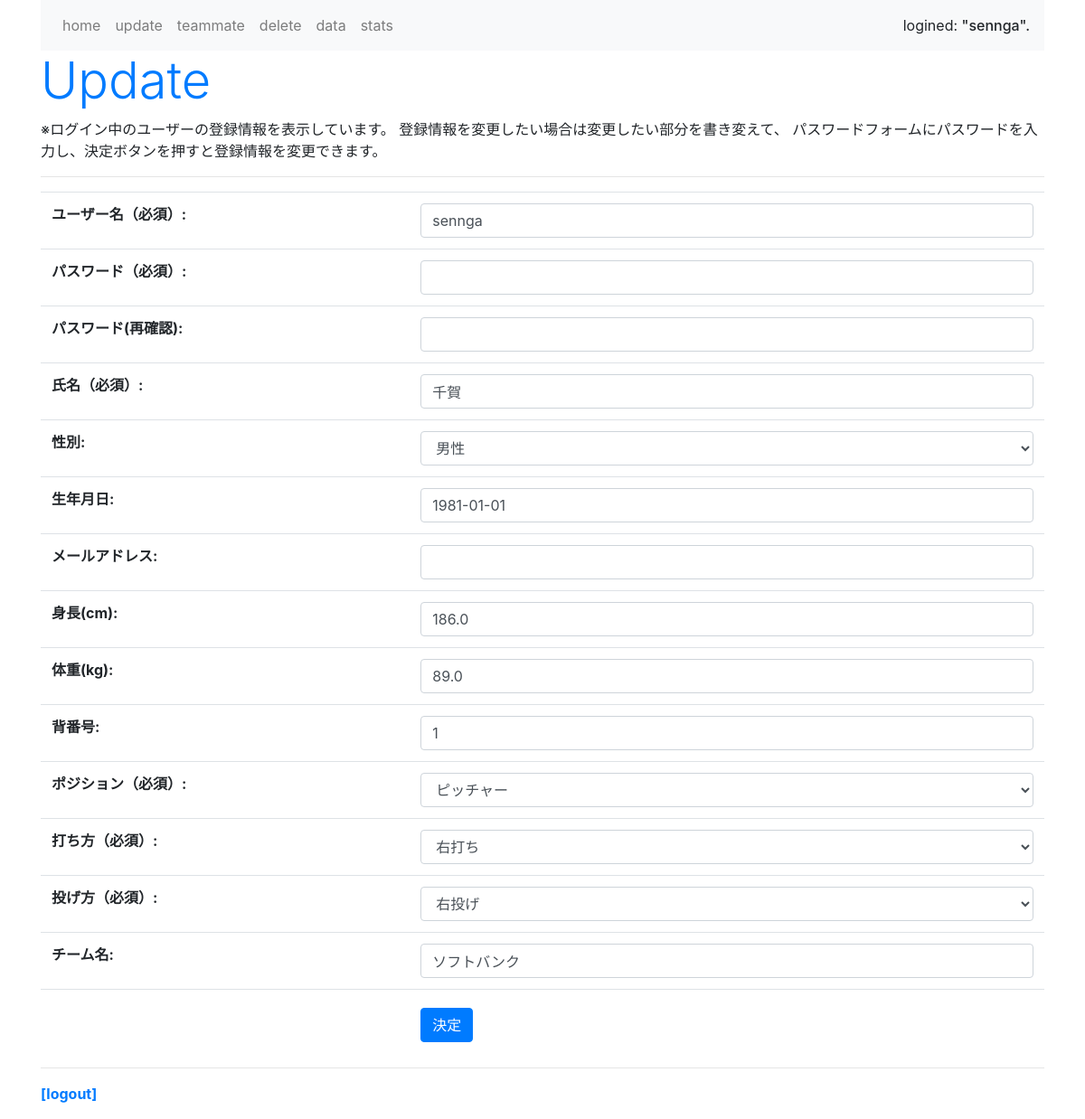
Screenshot of /update/24 (signed in) with the database file from the repository.
### baseball_app/models.py (models this page shows, shortened)
class Profile(models.Model):
    GENDER_CHOICES = (
        ('man', '男性'),
        ('woman', '女性'),
        ('other', 'その他'),
    )
    POSITION_CHOICES = (
        ('picher', 'ピッチャー'),
        ('catcher', 'キャッチャー'),
        ('first', 'ファースト'),
        ('second', 'セカンド'),
        ('third', 'サード'),
        ('short', 'ショート'),
        ('left', 'レフト'),
        ('center', 'センター'),
        ('right', 'ライト'),
    )
    BATTING_HANDEDNESS_CHOICES = (
        ('right_handed_batting', '右打ち'),
        ('left_handed_batting', '左打ち'),
        ('switch_hitter', '両打ち'),
    )
    THROWING_HANDEDNESS_CHOICES = (
        ('right_handed_throwing', '右投げ'),
        ('left_handed_throwing', '左投げ'),
        ('switch_picher', '両投げ'),
    )
    user = models.OneToOneField(User, on_delete=models.CASCADE)
    name = models.CharField('氏名（必須）', max_length=100)
    gender = models.CharField('性別',blank=True, null=True, max_length=5, choices=GENDER_CHOICES)
    birthday = models.DateField('生年月日', blank=True, null=True)
    email = models.EmailField('メールアドレス', blank=True, null=True)
    height = models.FloatField('身長(cm)', blank=True, null=True, validators=[MinValueValidator(50), MaxValueValidator(300)])
    weight = models.FloatField('体重(kg)', blank=True, null=True, validators=[MinValueValidator(20), MaxValueValidator(200)])
    uniform_number = models. PositiveIntegerField('背番号', blank=True, null=True, validators=[MinValueValidator(1), MaxValueValidator(999)])
    position = models.CharField('ポジション（必須）', max_length=7, choices=POSITION_CHOICES)
    batting_handedness = models.CharField('打ち方（必須）', max_length=20, choices=BATTING_HANDEDNESS_CHOICES)
    throwing_handedness = models.CharField('投げ方（必須）', max_length=21, choices=THROWING_HANDEDNESS_CHOICES)
    team = models.CharField('チーム名', max_length=100, blank=True, null=True)

### baseball_app/views.py (the view, shortened to what this page needs)
# urls.py: path('update/<int:pk>', updateview, name='update'),
@login_required()
def updateview(request, pk):
    user = get_object_or_404(User, pk=pk)
    profile = Profile.objects.get(user_id=pk)
    user_form = UserCreateForm(request.POST or None, instance=user)
    profile_form = ProfileForm(request.POST or None, instance=profile)
    context = {
        "user_form": user_form,
        "profile_form": profile_form,
    }
    return render(request, 'update.html', context)

### baseball_app/forms.py
class UserCreateForm(UserCreationForm):
    username = forms.CharField(label='ユーザー名（必須）', \
        widget=forms.TextInput(attrs={'class':'form-control'}))
    password1 = forms.CharField(label='パスワード（必須）', \
        widget=forms.PasswordInput(attrs={'class':'form-control'}))
    password2 = forms.CharField(label='パスワード(再確認)', \
        widget=forms.PasswordInput(attrs={'class':'form-control'}))

class ProfileForm(forms.ModelForm):
    def __init__(self, *args, **kwargs):
        super().__init__(*args, **kwargs)
        for field in self.fields.values():
            field.widget.attrs["class"] = "form-control"
    class Meta:
        model = Profile
        fields = (
            "name", "gender", "birthday", "email", "height", "weight", "uniform_number", "position", "batting_handedness", "throwing_handedness", "team"
        )

### templates/update.html (shortened to what this page needs)
{% extends 'base.html' %}
{% block header %}
<h1 class="display-4 text-primary">Update</h1>
<p class="caption">※ログイン中のユーザーの登録情報を表示しています。
    登録情報を変更したい場合は変更したい部分を書き変えて、
    パスワードフォームにパスワードを入力し、決定ボタンを押すと登録情報を変更できます。
</p>
{% endblock header %}
{% block content %}
<form action="" method="POST">{% csrf_token %}
    <table class="table">
    {{ user_form.as_table }}
    <hr>
    {{ profile_form.as_table }}
    <tr>
        <th>
            <td>
                <input type="submit" value="決定" class="btn btn-primary mt-2"></table>
</form>
{% endblock content %}

### templates/base.html (shortened to what this page needs)
<!doctype html>
<html lang="ja">
    <head>
        <link rel="stylesheet" href="https://stackpath.bootstrapcdn.com/bootstrap/4.5.0/css/bootstrap.min.css">
    </head>
    <body class="container">
        <nav class="navbar navbar-expand navbar-light bg-light">
            <ul class="navbar-nav mr-auto">
                <li class="nav-item"><a href="{% url 'home' %}" class="nav-link">home</a></li>
                <li class="nav-item"><a href="{% url 'update' user.pk %} " class="nav-link">update</a></li>
                <li class="nav-item"><a href="{% url 'list' %}" class="nav-link">teammate</a></li>
                <li class="nav-item"><a href="{% url 'delete' %}" class="nav-link">delete</a></li>
                <li class="nav-item"><a href="{% url 'data' %}" class="nav-link">data</a></li>
                <li class="nav-item"><a href="{% url 'stats' %}" class="nav-link">stats</a></li>
                </ul>
            <span>logined: <span class="h6">"{{ request.user.username }}".</span> </span>
        </nav>
        <div>
            {% block header %}{% endblock header %}
        </div>
        {% block content %}{% endblock content %}
        <hr>
        <div class="my-3">
            <span class="font-weight-bold"><a href="{% url 'logout' %}">[logout]</a></span>
        </div>
    </body>
</html>

### rows the page displays
Profile: name "千賀", gender "男性", birthday "1981-01-01", height "186.0", weight "89.0", uniform_number "1", position "ピッチャー", batting_handedness "右打ち", throwing_handedness "右投げ", team "ソフトバンク"

### other values shown
{{ request.user.username }} "sennga"
